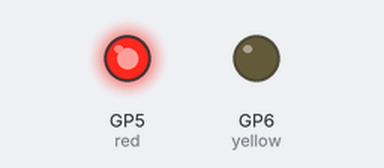
The program below on a simulated Raspberry Pi Pico running MicroPython. On the bench: output pins drawn as LEDs (lit = HIGH).

Above: at 0.5 s.
At 1.5 s:
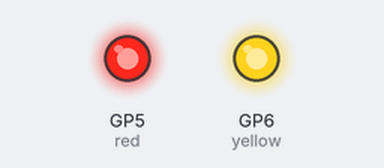
At 2.5 s:
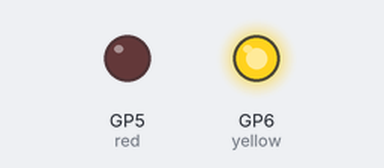
At 3.5 s:
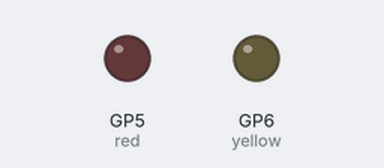
Timing chart, 0 to 5.2 s (numbered marks = the images above):
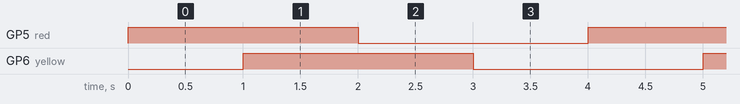

The program:

sample_-_high_low.py
```python
from machine import Pin
import time

red = Pin(5, Pin.OUT)
yellow = Pin(6, Pin.OUT)


while True:
    ## 亮紅， 暗黃 = 紅
    #red.value(1)
    #yellow.value(0)

    # 亮紅， 暗黃 = 紅
    red.high()
    yellow.low()
    time.sleep(1)

    # 亮紅和黃 = 橙
    red.high()
    yellow.high()
    time.sleep(1)

    # 亮黃，暗紅 = 黃
    red.low()
    yellow.high()
    time.sleep(1)

    # 暗紅和黃 = 沒亮燈
    red.low()
    yellow.low()
    time.sleep(1)
```

Measured:
- by itself, GP5 (red), GP6 (yellow): alternates HIGH for 2.0 s and LOW for 2.0 s
- by itself, everything shown: repeats every 4.0 s, in 4 steps
